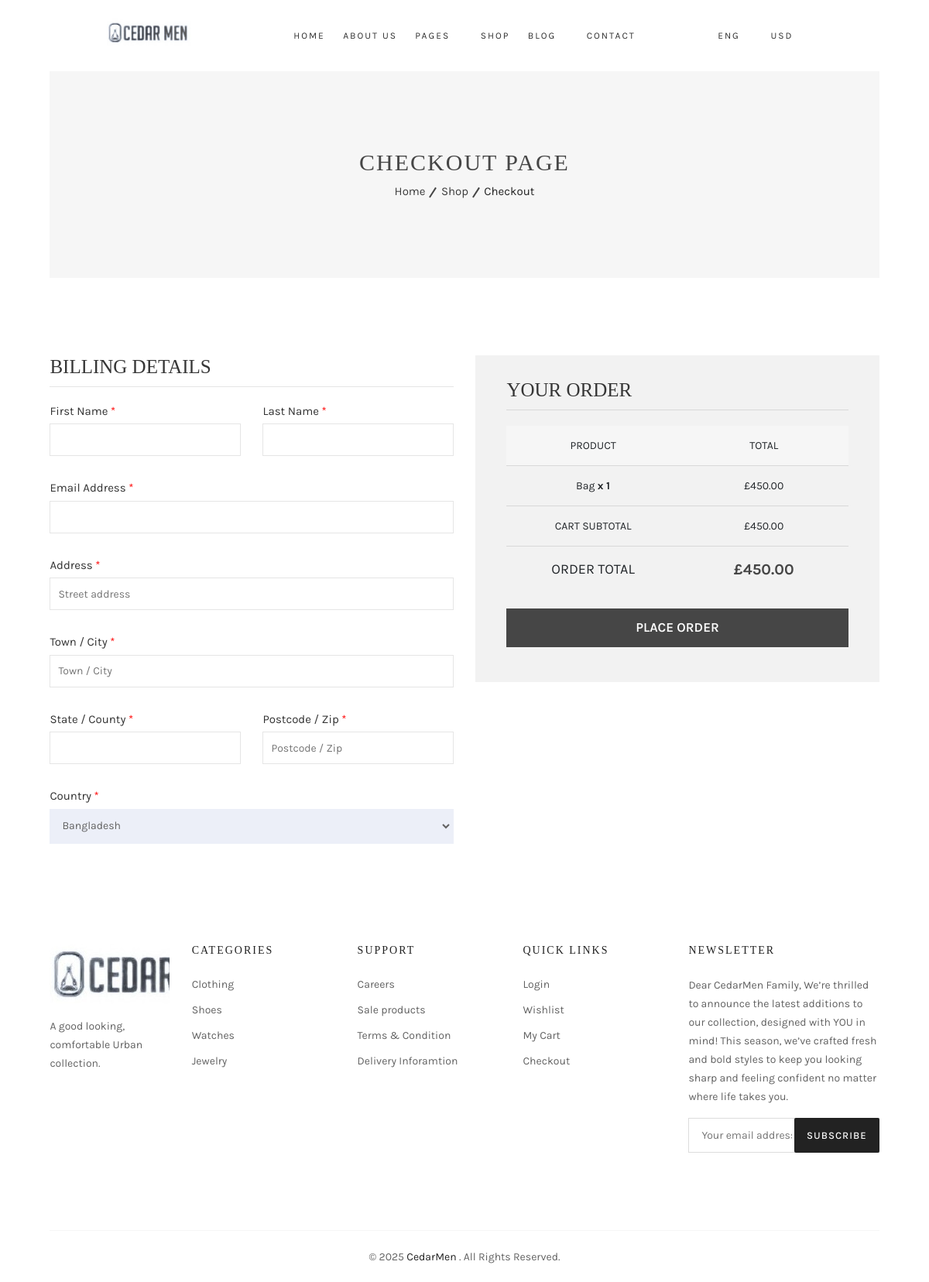
The app's page /ecommerce/checkout/ (signed in), older data.
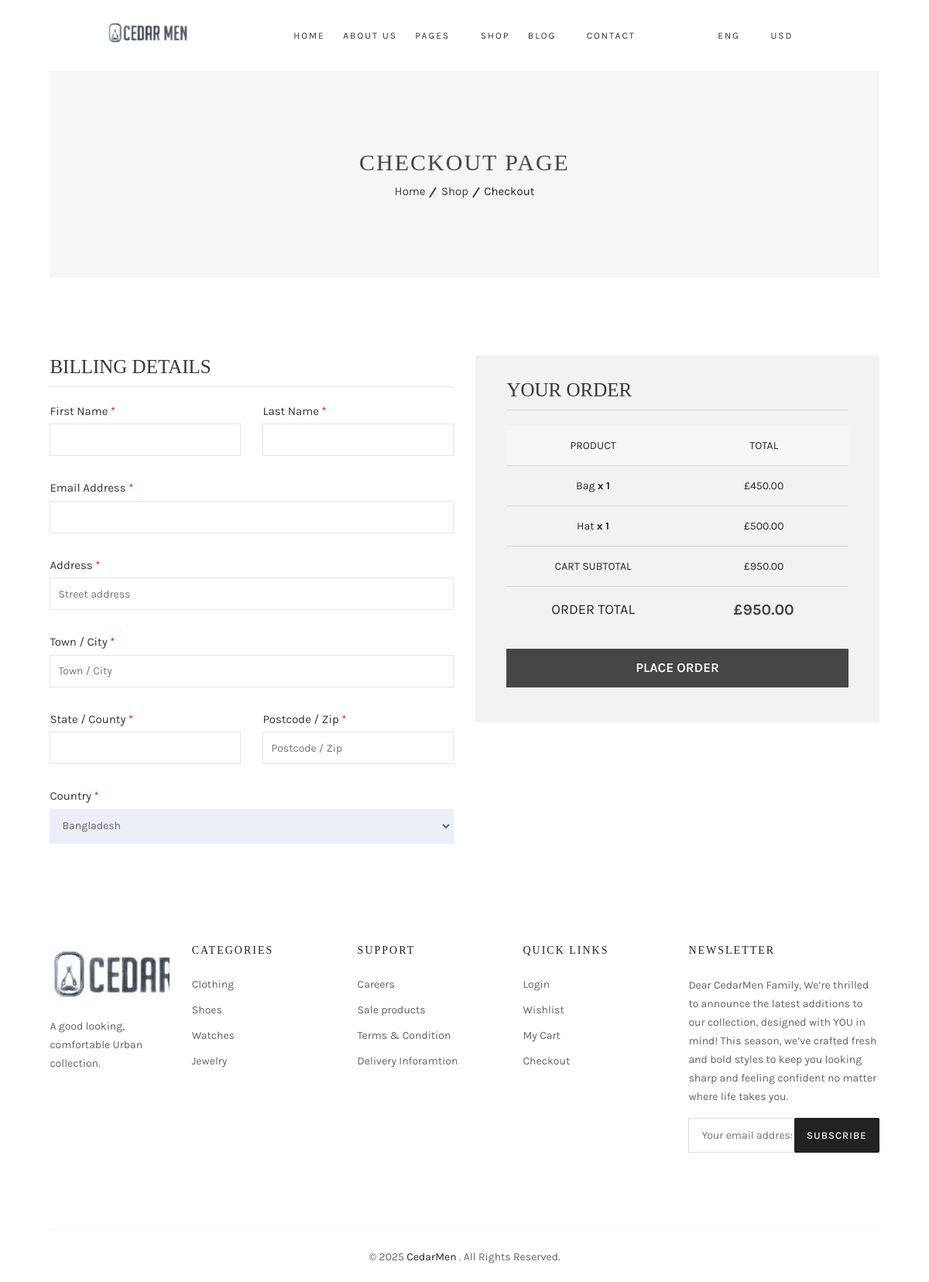
The same page, newer data.
### cart/models.py (models this page shows, shortened)
class CartItem(models.Model):
    cart = models.ForeignKey(Cart, on_delete=models.CASCADE, related_name='items')
    product = models.ForeignKey(Product, on_delete=models.CASCADE)
    quantity = models.PositiveIntegerField(default=1)
    color = models.ForeignKey(Color, on_delete=models.SET_NULL, blank=True, null=True)
    size = models.ForeignKey(Size, on_delete=models.SET_NULL, blank=True, null=True)
    def subtotal(self):
        return self.product.price * self.quantity

class Cart(models.Model):
    user = models.ForeignKey(
        settings.AUTH_USER_MODEL,
        on_delete=models.CASCADE,
        blank=True,
        null=True
    )
    session_key = models.CharField(max_length=40, blank=True, null=True)
    created_at = models.DateTimeField(auto_now_add=True)
    updated_at = models.DateTimeField(auto_now=True)
    def total_price(self):
        return sum(item.subtotal() for item in self.items.all())

### ecommerce/models.py (models this page shows, shortened)
class Product(models.Model):
    name = models.CharField(max_length=255)
    price = models.DecimalField(max_digits=10, decimal_places=2)
    slug = models.SlugField(max_length=255, unique=True, blank=True)
    old_price = models.DecimalField(max_digits=10, decimal_places=2, blank=True, null=True)
    category = models.ForeignKey('Category', on_delete=models.SET_NULL, null=True, blank=True, default=1)
    stock = models.IntegerField()
    colors = models.ManyToManyField(Color, blank=True)
    image = models.ImageField(upload_to='products/')
    product_cart = models.BooleanField(default=False)
    sizes = models.ManyToManyField(Size, blank=True)
    description = models.TextField(blank=True, null=True)
    more_info = models.TextField(blank=True, null=True)
    composition = models.CharField(max_length=255, blank=True, null=True)
    style = models.CharField(max_length=255, blank=True, null=True)
    properties = models.CharField(max_length=255, blank=True, null=True)
    created_at = models.DateTimeField(default=timezone.now)

### ecommerce/views.py (the view)
# urls.py: path('ecommerce/checkout/', checkout, name='checkout'),
@login_required(login_url='login')
def checkout(request):
    return render(request, 'checkout.html')

### cart/context_processors.py (called while the page is built)
def cart_summary(request):
    return {
        'cart': get_cart(request)
    }

### cart/utils.py (called while the page is built)
def get_cart(request):
    if request.user.is_authenticated:
        cart, created = Cart.objects.get_or_create(user=request.user)
    else:
        session_key = request.session.session_key
        if not session_key:
            request.session.create()
            session_key = request.session.session_key
        cart, created = Cart.objects.get_or_create(session_key=session_key)
    return cart

### templates/checkout.html (shortened to what the changed rows need)
{% extends 'base.html' %}
{% load static %}
{% block content %}
            <div class="breadcrumb-area">
                <div class="container-fluid text-center">
                    <div class="breadcrumb-stye gray-bg ptb-100">
                        <h2 class="page-title">checkout page</h2>
                    </div>
                </div>
            </div>
            <div class="checkout-area ptb-100">
                <div class="container-fluid">
                    <form action="{% url 'checkout' %}" method="post">
                        <div class="row">
                            <div class="col-xl-6 col-lg-6">
                                <div class="your-order">
                                    <div class="your-order-table table-responsive">
                                        <table>
                                            <thead>
                                                <tr>
                                                    <th class="product-name">Product</th>
                                                    <th class="product-total">Total</th>
                                                </tr>
                                            </thead>
                                            <tbody>
                                                {% for item in cart.items.all %}
                                                <tr class="cart_item">
                                                    <td class="product-name">
                                                        {{ item.product.name }} <strong class="product-quantity"> x {{ item.quantity }}</strong>
                                                    </td>
                                                    <td class="product-total">
                                                        <span class="amount">£{{ item.subtotal|floatformat:2 }}</span>
                                                    </td>
                                                </tr>
                                                {% endfor %}
                                            </tbody>
                                            <tfoot>
                                                <tr class="cart-subtotal">
                                                    <th>Cart Subtotal</th>
                                                    <td><span class="amount">£{{ cart.total_price|floatformat:2 }}</span></td>
                                                </tr>
                                                <tr class="order-total">
                                                    <th>Order Total</th>
                                                    <td><strong><span class="amount">£{{ cart.total_price|floatformat:2 }}</span></strong></td>
                                                </tr>
                                            </tfoot>
                                        </table>
                                    </div>
                                </div>
                            </div>
                        </div>
                    </form>
                </div>
            </div>
{% endblock %}

Row changes from the older to the newer data that the page shows:
added CartItem: product.name "Hat", quantity "1", subtotal "500.00"
computed for Cart: total_price "450.00" → "950.00"
